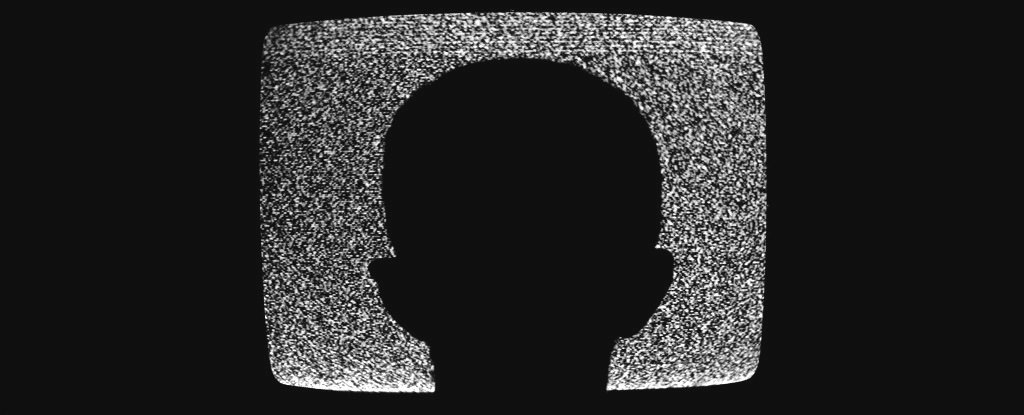
#> input picture Images/image6.jpg, 1024 x 415 px, found by its file name
$ python demo29_open_close.py
#> lines starting #> are read from the running program, lines starting #| are printed output that depends on the picture
import cv2
import matplotlib
from matplotlib import pyplot as plt

matplotlib.rcParams['figure.figsize'] = (6.0, 6.0)
matplotlib.rcParams['image.cmap'] = 'gray'
FILENAME = './images/image6.jpg'

image = cv2.imread(FILENAME)
#> image is the input picture: shape (415, 1024, 3); min 0, max 255, mean 38.7

ksize = (3, 3)
# ksize = (5, 5)
#ksize = (7, 7)
k1 = cv2.getStructuringElement(cv2.MORPH_ELLIPSE, ksize)

morphImage = image.copy()
for _ in range(100):
    # morphImage = cv2.morphologyEx(morphImage, cv2.MORPH_CLOSE, k1)
    morphImage = cv2.morphologyEx(morphImage, cv2.MORPH_OPEN, k1)
#> this loop made 100 passes
#> pass 1, `morphImage = cv2.morphologyEx(morphImage, cv2.MORPH_OPEN, k1)`:
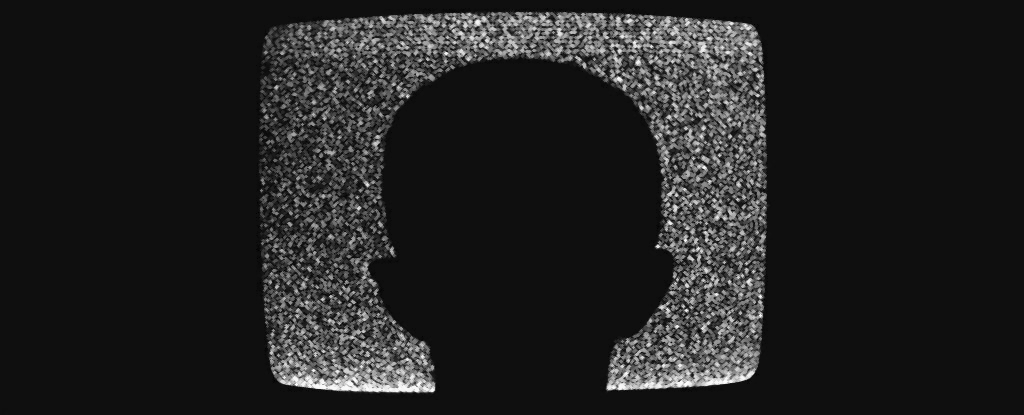
#> morphImage: shape (415, 1024, 3); min 0, max 253, mean 33.6

plt.subplot(121)
plt.imshow(image)
plt.title("normal")
plt.subplot(122)
plt.imshow(morphImage)
plt.title("after erode")
plt.show()
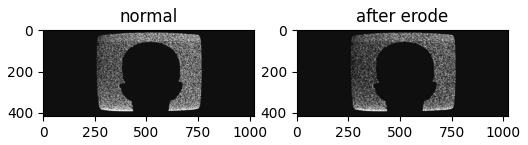
#> figure drawn by matplotlib, 2 panels

$ run again, with Images/image12.jpg copied over Images/image6.jpg
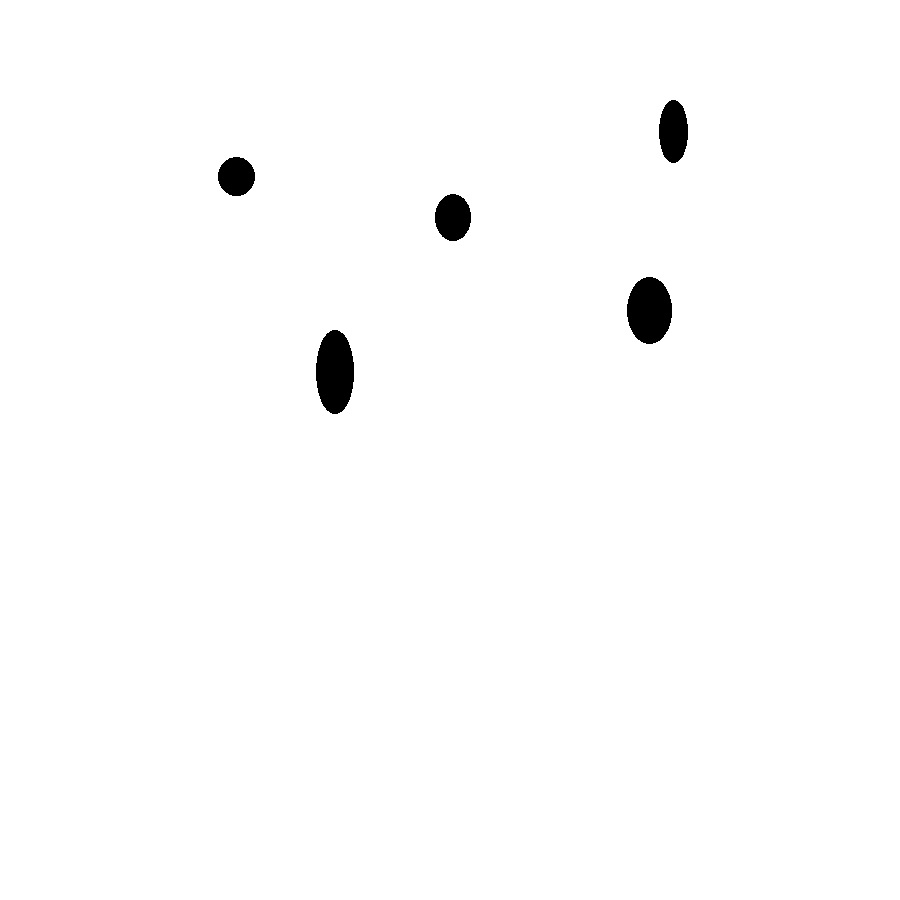
#> input picture Images/image12.jpg, 900 x 900 px, found by its file name
#> image is the input picture: shape (900, 900, 3); min 0, max 255, mean 252.2
#> `plt.show()`:
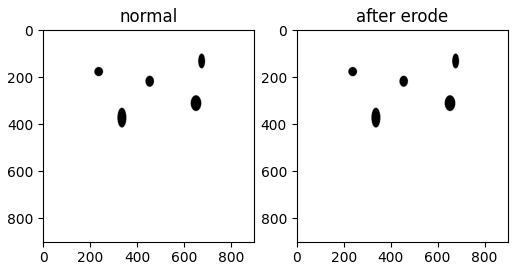
#> figure drawn by matplotlib, 2 panels
